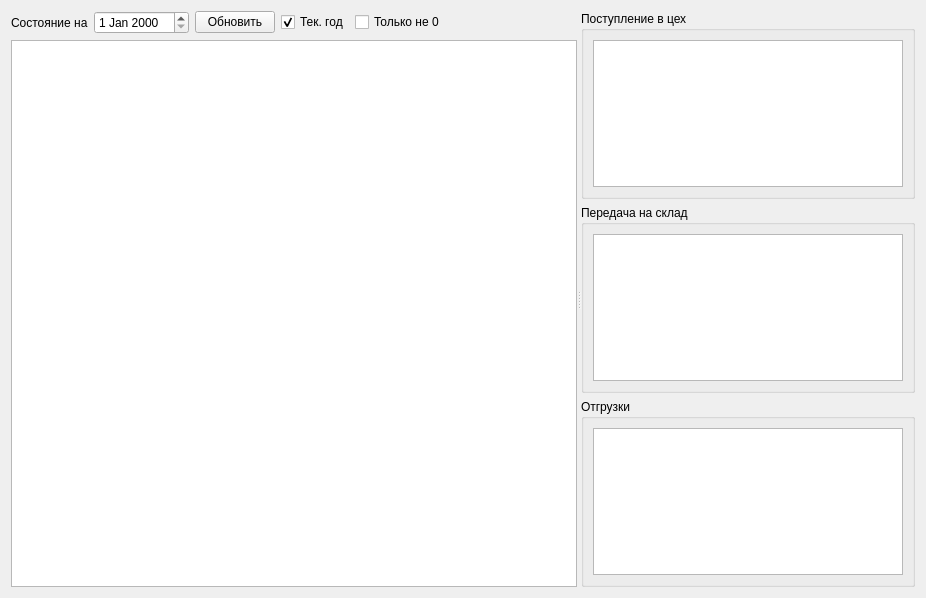
<?xml version="1.0" encoding="UTF-8"?>
<ui version="4.0">
 <class>FormWarehouse</class>
 <widget class="QWidget" name="FormWarehouse">
  <property name="geometry">
   <rect>
    <x>0</x>
    <y>0</y>
    <width>926</width>
    <height>598</height>
   </rect>
  </property>
  <property name="windowTitle">
   <string>Склад проволоки</string>
  </property>
  <layout class="QVBoxLayout" name="verticalLayout_6">
   <item>
    <widget class="QSplitter" name="splitter">
     <property name="orientation">
      <enum>Qt::Horizontal</enum>
     </property>
     <widget class="QWidget" name="layoutWidget">
      <layout class="QVBoxLayout" name="verticalLayout">
       <item>
        <layout class="QHBoxLayout" name="horizontalLayout">
         <item>
          <widget class="QLabel" name="label">
           <property name="text">
            <string>Состояние на</string>
           </property>
          </widget>
         </item>
         <item>
          <widget class="DateEdit" name="dateEdit"/>
         </item>
         <item>
          <widget class="QPushButton" name="cmdUpd">
           <property name="toolTip">
            <string>Обновить список партий</string>
           </property>
           <property name="text">
            <string>Обновить</string>
           </property>
           <property name="icon">
            <iconset theme="view-refresh">
             <normaloff>.</normaloff>.</iconset>
           </property>
          </widget>
         </item>
         <item>
          <widget class="QCheckBox" name="checkBoxYear">
           <property name="text">
            <string>Тек. год</string>
           </property>
           <property name="checked">
            <bool>true</bool>
           </property>
          </widget>
         </item>
         <item>
          <widget class="QCheckBox" name="checkBoxNZ">
           <property name="text">
            <string>Только не 0</string>
           </property>
           <property name="checked">
            <bool>false</bool>
           </property>
          </widget>
         </item>
         <item>
          <spacer name="horizontalSpacer">
           <property name="orientation">
            <enum>Qt::Horizontal</enum>
           </property>
           <property name="sizeHint" stdset="0">
            <size>
             <width>40</width>
             <height>20</height>
            </size>
           </property>
          </spacer>
         </item>
        </layout>
       </item>
       <item>
        <widget class="QTableView" name="tableViewPart">
         <property name="selectionMode">
          <enum>QAbstractItemView::SingleSelection</enum>
         </property>
         <property name="selectionBehavior">
          <enum>QAbstractItemView::SelectRows</enum>
         </property>
         <property name="sortingEnabled">
          <bool>true</bool>
         </property>
         <attribute name="verticalHeaderVisible">
          <bool>false</bool>
         </attribute>
        </widget>
       </item>
      </layout>
     </widget>
     <widget class="QWidget" name="layoutWidget">
      <layout class="QVBoxLayout" name="verticalLayout_5">
       <item>
        <widget class="QGroupBox" name="groupBox_2">
         <property name="title">
          <string>Поступление в цех</string>
         </property>
         <layout class="QVBoxLayout" name="verticalLayout_3">
          <item>
           <widget class="QTableView" name="tableViewInCex">
            <attribute name="verticalHeaderVisible">
             <bool>false</bool>
            </attribute>
           </widget>
          </item>
         </layout>
        </widget>
       </item>
       <item>
        <widget class="QGroupBox" name="groupBox">
         <property name="title">
          <string>Передача на склад</string>
         </property>
         <layout class="QVBoxLayout" name="verticalLayout_2">
          <item>
           <widget class="QTableView" name="tableViewStock">
            <attribute name="verticalHeaderVisible">
             <bool>false</bool>
            </attribute>
           </widget>
          </item>
         </layout>
        </widget>
       </item>
       <item>
        <widget class="QGroupBox" name="groupBox_3">
         <property name="title">
          <string>Отгрузки</string>
         </property>
         <layout class="QVBoxLayout" name="verticalLayout_4">
          <item>
           <widget class="QTableView" name="tableViewShip">
            <attribute name="verticalHeaderVisible">
             <bool>false</bool>
            </attribute>
           </widget>
          </item>
         </layout>
        </widget>
       </item>
      </layout>
     </widget>
    </widget>
   </item>
  </layout>
 </widget>
 <customwidgets>
  <customwidget>
   <class>DateEdit</class>
   <extends>QDateEdit</extends>
   <header>db/dbviewer.h</header>
  </customwidget>
 </customwidgets>
 <resources/>
 <connections/>
</ui>
